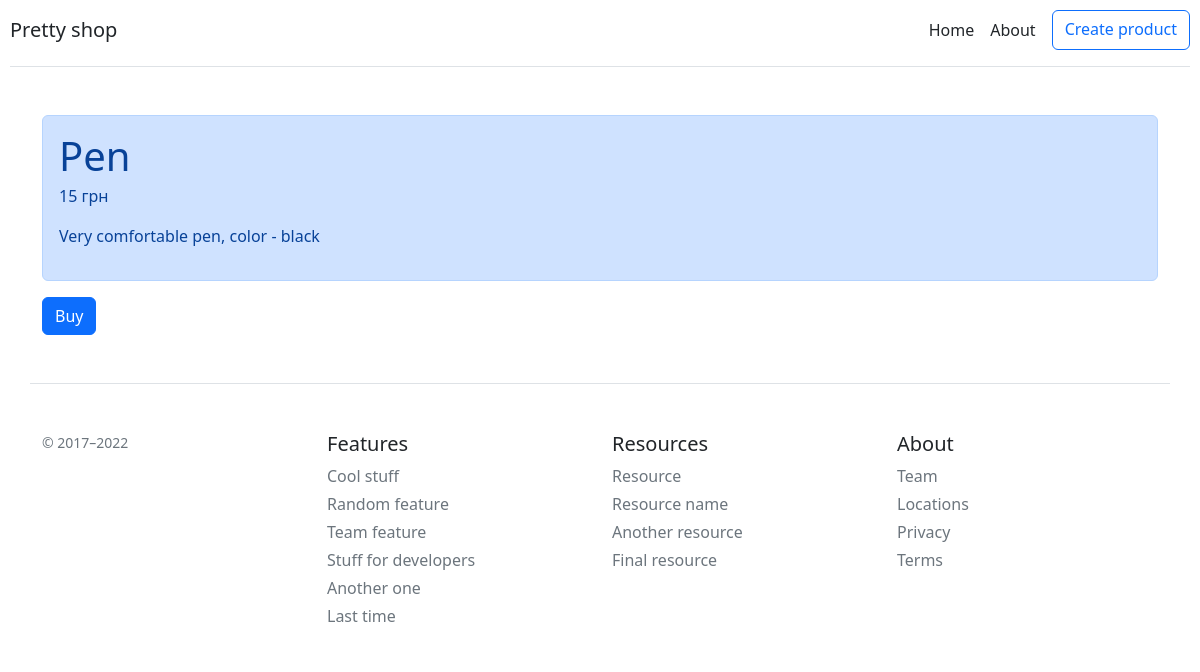
Page /product/1 on the committed database.
### main.py (models this page shows, shortened)
class Item(db.Model):
    id = db.Column(db.Integer, primary_key=True)
    title = db.Column(db.String(100), nullable=False, unique=True)
    price = db.Column(db.Integer, nullable=False)
    isActive = db.Column(db.Boolean, default=True)
    text = db.Column(db.Text, nullable=False)

### main.py (the view)
@app.route('/product/<int:id>')
def get_product(id):
    try:
        product = Item.query.get(id)
    except:
        print("Ошибка получения  из БД")
        return redirect('/')
    return render_template('get_product.html', product=product)

### templates/get_product.html
{% extends 'base.html' %}
{% block body %}
<div class="container mt-5">
    <div class="alert alert-primary">
        <h1 class="mb-1">{{ product.title }}</h1>
        <p>{{ product.price }} грн</p>
        <p>{{ product.text }}</p>
    </div>
    <a href="/product/{{product.id}}/buy" class="btn btn-primary">Buy</a>
</div>
{% endblock %}

### rows in the picture
Item: title "Pen", price "15", text "Very comfortable pen, color - black"
